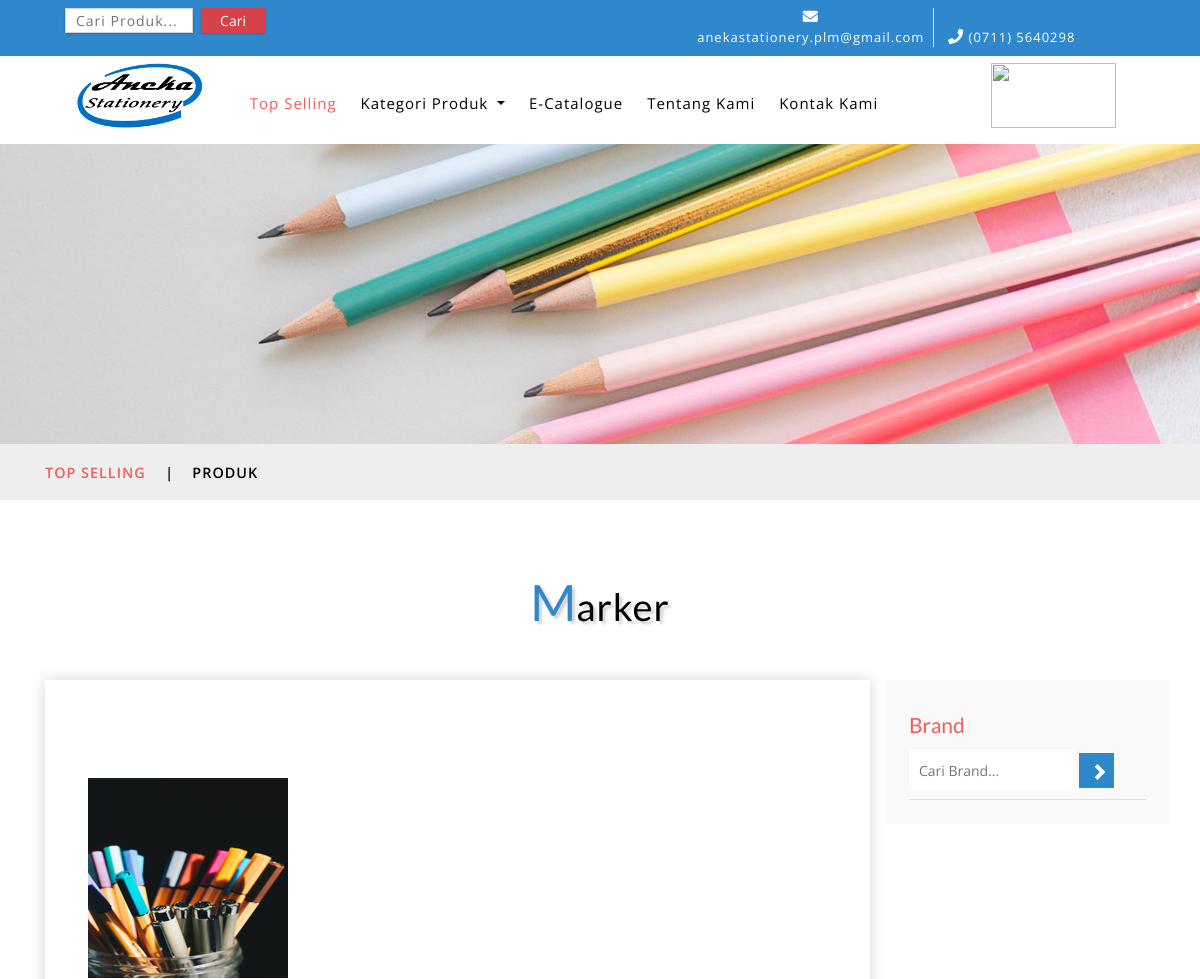
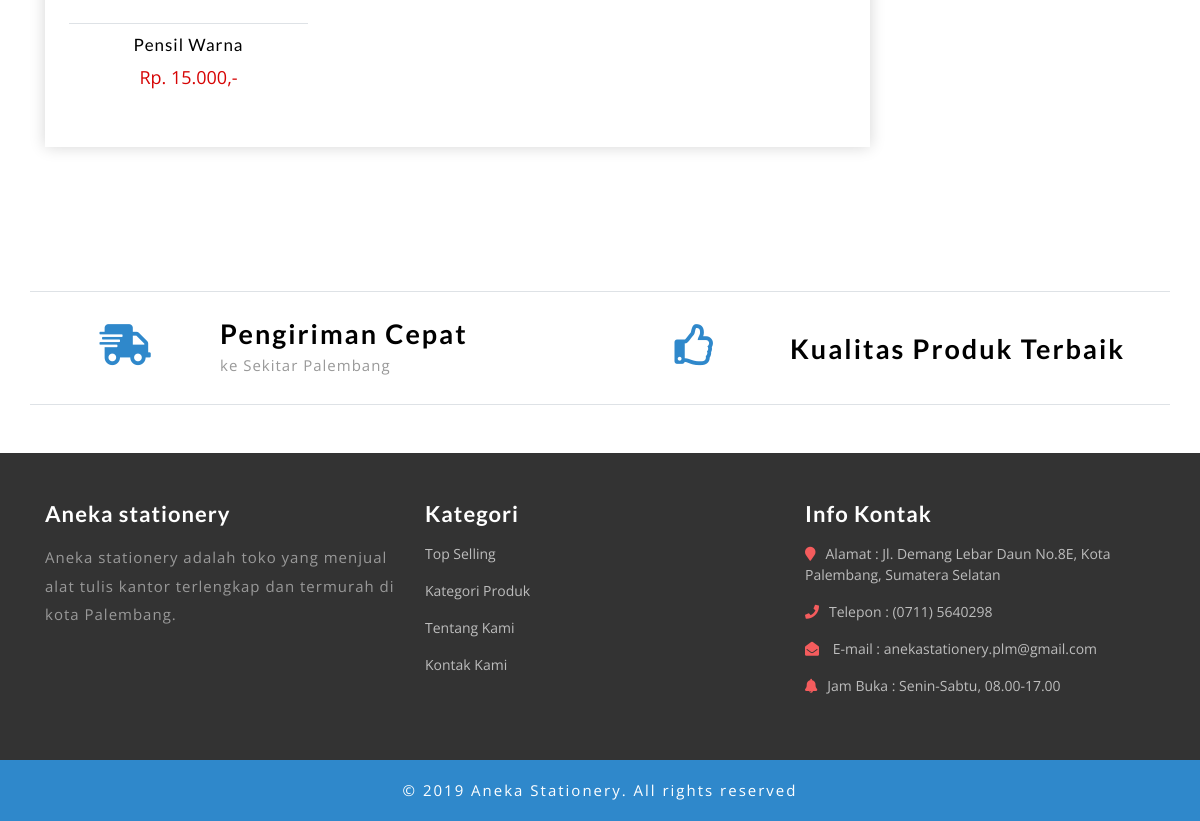
The app's page /marker.php with its own data (2 pictures, top to bottom).
### tables this page shows
CREATE TABLE `produk` (
  `id_produk` int(10) NOT NULL,
  `nama_produk` varchar(35) NOT NULL,
  `kategori_produk` varchar(35) NOT NULL,
  `gambar` varchar(255) NOT NULL,
  `harga_awal` varchar(20) NOT NULL,
  `harga_diskon` varchar(20) NOT NULL,
  `deskripsi` longtext NOT NULL,
  `status` varchar(25) NOT NULL,
  `brand` varchar(35) NOT NULL
);

### marker.php (the view, shortened to what this page needs)
<!DOCTYPE html>
<html lang="zxx">
	<?php
    include 'header.php';
    ?>
	<div class="page-head_agile_info_w3l">
	</div>
	<div class="services-breadcrumb">
		<div class="agile_inner_breadcrumb">
			<div class="container">
				<ul class="w3_short">
					<li>
						<a href="index.php">Top Selling</a>
						<i>|</i>
					</li>
					<li>Produk</li>
				</ul>
			</div>
		</div>
	</div>
	<div class="ads-grid py-sm-5 py-4">
		<div class="container py-xl-4 py-lg-2">
			<h3 class="tittle-w3l text-center mb-lg-5 mb-sm-4 mb-3">
				<span>M</span>arker</h3>
			<div class="row">
				<div class="agileinfo-ads-display col-lg-9">
					<div class="wrapper">
						<div class="product-sec1 px-sm-4 px-3 py-sm-5  py-3 mb-4">
							<div class="row">
<?php
require "koneksi.php";
$sql="SELECT * FROM produk WHERE kategori_produk = 'Marker';";
$proses=mysqli_query($koneksi, $sql);
?>
<?php
while($data=mysqli_fetch_array($proses)){
?>
								<div class="col-md-4 product-men" style="margin-top: 50px;">
									<div class="men-pro-item simpleCart_shelfItem">
										<div class="men-thumb-item text-center">
											<img style="width:200px; height:200px;" src="admin/produk/<?php echo $data['gambar'];?>" alt="">
										</div>
										<div class="item-info-product text-center border-top mt-4">
											<h4 class="pt-1">
												<a href="single.php?id_produk=<?php echo $data['id_produk']; ?>"><?php echo $data['nama_produk'];?></a>
											</h4>
											<div class="info-product-price my-2">
												<span class="item_price">Rp. <?php echo $data['harga_awal'];?>,-</span>
											</div>
										</div>
									</div>
								</div>
<?php
 }
?>
							</div>
						</div>
					</div>
				</div>
				<div class="col-lg-3 mt-lg-0 mt-4 p-lg-0">
					<div class="side-bar p-sm-4 p-3">
						<div class="search-hotel border-bottom py-2">
							<h3 class="agileits-sear-head mb-3">Brand</h3>
							<form action="#" method="post">
								<input type="search" placeholder="Cari Brand..." name="search" required="">
								<input type="submit" value=" ">
							</form>
							</div>
						</div>
					</div>
				</div>
			</div>
			</div>
<?php
    include 'footer.php';
    ?>
</body>
</html>

### css/style.css (style rules this page uses)
html, body { margin: 0; font-size: 100%; background: #fff; font-family: 'Open Sans', sans-serif; }
input[type="button"], input[type="submit"] { transition: 0.5s all; -webkit-transition: 0.5s all; -moz-transition: 0.5s all; -o-transition: 0.5s all; -ms-transition: 0.5s all; }
h1, h2, h3, h4, h5, h6 { margin: 0; font-family: 'Lato', sans-serif; }
ul { margin: 0; padding: 0; }
h3.tittle-w3l { color: #000; font-size: 38px; letter-spacing: 1px; text-shadow: 3px 3px 3px rgba(0, 0, 0, 0.19); }
h3.tittle-w3l span { color: #2f88cb; font-size: 50px; letter-spacing: 0; }
.men-pro-item { position: relative; }
.men-thumb-item { position: relative; }
.search-hotel input[type="search"] { background: #fff; border: none; width: 70%; outline: none; padding: 11px 10px 10px 10px; font-size: 14px; color: #c4c4c4; margin-top: -10px; }
.search-hotel form input[type="submit"] { background: url(../images/search.png) no-repeat 13px 11px #2f88cb; width: 35px; height: 35px; border: none; padding: 0; cursor: pointer; }
h3.agileits-sear-head { color: #F45C5D; font-size: 21px; }
.side-bar { background-color: #F9F9F9; height: fit-content; }
.product-sec1 { box-shadow: 0px 0px 15px 0px #D6D6D6; }
.item-info-product h4 a { color: #000; font-size: 17px; letter-spacing: 1px; }
span.item_price { font-size: 18px; color: #d60404; }
.page-head_agile_info_w3l { background: url(../images/atk8.jpg) no-repeat center; background-size: cover; -webkit-background-size: cover; -o-background-size: cover; -ms-background-size: cover; -moz-background-size: cover; min-height: 300px; }
ul.w3_short li { display: inline-block; text-transform: uppercase; color: #000; font-size: 0.9em; font-weight: 600; letter-spacing: 1px; }
ul.w3_short li a { color: #F45C5D; text-decoration: none; }
.services-breadcrumb { padding: 0; background: #eee; text-align: center; }
.services-breadcrumb ul li i { padding: 0 1em; }
ul.w3_short { text-align: left; padding: 16px 0; }

### records on screen
produk: gambar (picture), nama_produk "Pensil Warna", harga_awal "15.000"
